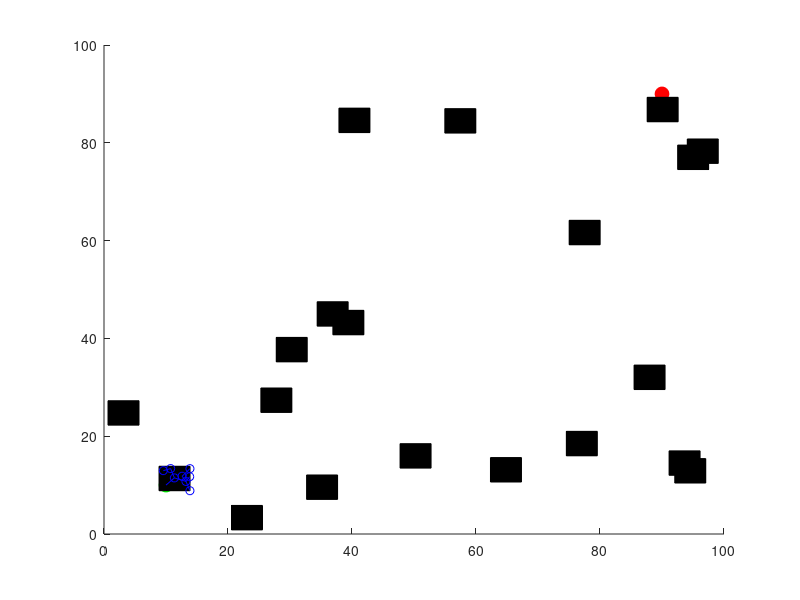

This figure's MATLAB source:
function RRTstar
    % Parameters
    start = [10, 10];
    goal = [90, 90];
    x_max = 100;
    y_max = 100;
    max_iter = 1000;
    step_size = 2;
    goal_radius = 5;
    search_radius = 10;
    num_obstacles = 20; % Number of obstacles
    obstacle_size = 5; % Size of each obstacle

    % Generate random obstacles
    obstacles = generateObstacles(num_obstacles, obstacle_size, x_max, y_max);

    % Initialize the tree with the start node
    tree.nodes = start;
    tree.cost = 0;
    tree.parent = 0;

    figure;
    hold on;
    xlim([0, x_max]);
    ylim([0, y_max]);
    plot(start(1), start(2), 'go', 'MarkerSize', 10, 'MarkerFaceColor', 'g');
    plot(goal(1), goal(2), 'ro', 'MarkerSize', 10, 'MarkerFaceColor', 'r');

    % Plot obstacles
    for i = 1:num_obstacles
        rectangle('Position', obstacles(i, :), 'FaceColor', [0, 0, 0]);
    end

    for i = 1:max_iter
        % Sample random point
        rand_point = [rand * x_max, rand * y_max];

        % Find nearest node in the tree
        [nearest_node, nearest_idx] = nearestNode(tree.nodes, rand_point);

        % Steer towards the random point
        new_point = steer(nearest_node, rand_point, step_size);

        % Check if the new point is within the search radius and closer to the goal
        if ~isCollision(nearest_node, new_point, obstacles)
            % Find neighbors within the search radius
            neighbors = findNeighbors(tree.nodes, new_point, search_radius);

            % Choose the parent node which results in minimum cost
            [min_cost, min_idx] = chooseParent(neighbors, tree, nearest_idx, new_point);

            % Add the new node to the tree
            tree.nodes = [tree.nodes; new_point];
            tree.cost = [tree.cost; min_cost];
            tree.parent = [tree.parent; min_idx];

            % Rewire the tree
            tree = rewire(tree, neighbors, new_point, search_radius);

            % Plot the new point and edge
            plot([nearest_node(1), new_point(1)], [nearest_node(2), new_point(2)], 'b');
            plot(new_point(1), new_point(2), 'bo');
        end

        % Check if goal is reached
        if norm(new_point - goal) <= goal_radius
            disp('Goal reached!');
            break;
        end
    end

    % Trace the path from goal to start
    plotPath(tree, goal, goal_radius);
end

function obstacles = generateObstacles(num_obstacles, obstacle_size, x_max, y_max)
    obstacles = rand(num_obstacles, 2) .* (repmat([x_max, y_max] - obstacle_size, num_obstacles, 1));
    obstacles = [obstacles, repmat([obstacle_size, obstacle_size], num_obstacles, 1)];
end

function [nearest_node, nearest_idx] = nearestNode(nodes, point)
    dists = sqrt(sum((nodes - point).^2, 2));
    [~, nearest_idx] = min(dists);
    nearest_node = nodes(nearest_idx, :);
end

function new_point = steer(from, to, step_size)
    direction = to - from;
    distance = norm(direction);
    if distance > step_size
        direction = direction / distance * step_size;
    end
    new_point = from + direction;
end

function collision = isCollision(from, to, obstacles)
    collision = false;
    for i = 1:size(obstacles, 1)
        obs = obstacles(i, :);
        if lineIntersectsRect(from, to, obs)
            collision = true;
            return;
        end
    end
end

function intersects = lineIntersectsRect(p1, p2, rect)
    % Check if the line segment from p1 to p2 intersects the rectangle
    intersects = ...
        lineIntersectsLine(p1, p2, rect(1:2), rect(1:2) + [rect(3), 0]) || ...
        lineIntersectsLine(p1, p2, rect(1:2), rect(1:2) + [0, rect(4)]) || ...
        lineIntersectsLine(p1, p2, rect(1:2) + [rect(3), 0], rect(1:2) + rect(3:4)) || ...
        lineIntersectsLine(p1, p2, rect(1:2) + [0, rect(4)], rect(1:2) + rect(3:4));
end

function intersects = lineIntersectsLine(p1, p2, q1, q2)
    % Check if the line segment from p1 to p2 intersects the line segment from q1 to q2
    d = (q2(2) - q1(2)) * (p2(1) - p1(1)) - (q2(1) - q1(1)) * (p2(2) - p1(2));
    if d == 0
        intersects = false;
        return;
    end
    ua = ((q2(1) - q1(1)) * (p1(2) - q1(2)) - (q2(2) - q1(2)) * (p1(1) - q1(1))) / d;
    ub = ((p2(1) - p1(1)) * (p1(2) - q1(2)) - (p2(2) - p1(2)) * (p1(1) - q1(1))) / d;
    intersects = (ua >= 0 && ua <= 1) && (ub >= 0 && ub <= 1);
end

function neighbors = findNeighbors(nodes, point, radius)
    dists = sqrt(sum((nodes - point).^2, 2));
    neighbors = find(dists <= radius);
end

function [min_cost, min_idx] = chooseParent(neighbors, tree, nearest_idx, new_point)
    min_cost = tree.cost(nearest_idx) + norm(tree.nodes(nearest_idx, :) - new_point);
    min_idx = nearest_idx;
    for i = 1:length(neighbors)
        n = neighbors(i);
        cost = tree.cost(n) + norm(tree.nodes(n, :) - new_point);
        if cost < min_cost
            min_cost = cost;
            min_idx = n;
        end
    end
end

function tree = rewire(tree, neighbors, new_point, radius)
    new_idx = size(tree.nodes, 1);
    for i = 1:length(neighbors)
        n = neighbors(i);
        if n == new_idx
            continue;
        end
        cost = tree.cost(new_idx) + norm(tree.nodes(new_idx, :) - tree.nodes(n, :));
        if cost < tree.cost(n)
            tree.cost(n) = cost;
            tree.parent(n) = new_idx;
            % Update the tree plot
            plot([tree.nodes(n, 1), tree.nodes(tree.parent(n), 1)], ...
                 [tree.nodes(n, 2), tree.nodes(tree.parent(n), 2)], 'w');
            plot([tree.nodes(n, 1), tree.nodes(new_idx, 1)], ...
                 [tree.nodes(n, 2), tree.nodes(new_idx, 2)], 'b');
        end
    end
end

function plotPath(tree, goal, goal_radius)
    dists = sqrt(sum((tree.nodes - goal).^2, 2));
    [~, goal_idx] = min(dists);
    if dists(goal_idx) <= goal_radius
        node = goal_idx;
        while node ~= 0
            parent = tree.parent(node);
            if parent == 0
                break;
            end
            plot([tree.nodes(node, 1), tree.nodes(parent, 1)], ...
                 [tree.nodes(node, 2), tree.nodes(parent, 2)], 'r', 'LineWidth', 2);
            node = parent;
        end
    end
end
